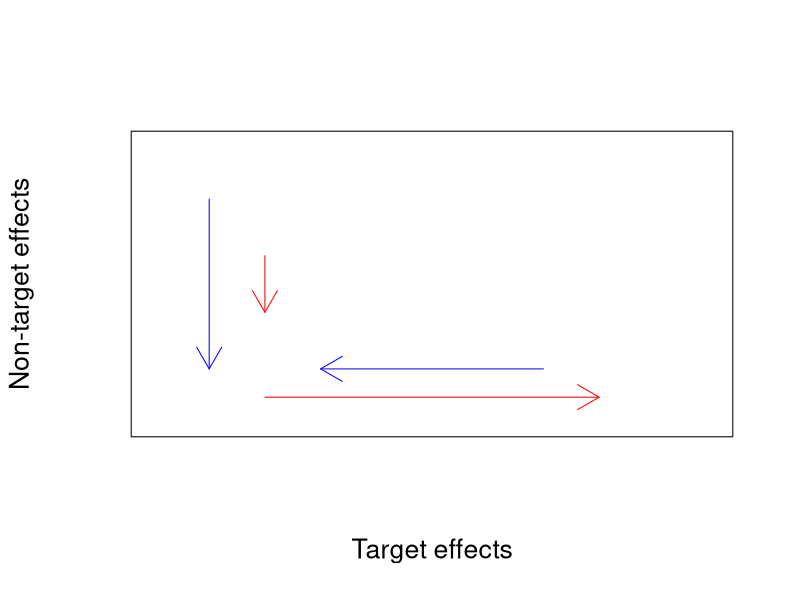

Reproduce this figure in R.
par(cex=1.6)
baseplot <- function(){
	plot(NULL, NULL
		, xlab = "Target effects"
		, ylab = "Non-target effects"
		, xlim = c(0, 1)
		, ylim = c(0, 1)
		, yaxt="n"
		, xaxt="n"
	)
}

lrarrows <- function(){
	arrows(lty = 1
		, x0 = c(0.2, 0.7)
		, y0 = c(0.1, 0.2)
		, x1 = c(0.8, 0.3)
		, col = c("red", "blue")
	)
}

udarrows <- function(){
	arrows(lty = 1
		, y0 = c(0.8, 0.6)
		, x0 = c(0.1, 0.2)
		, y1 = c(0.2, 0.4)
		, col = c("blue", "red")
	)
}

baseplot(); lrarrows(); udarrows()
